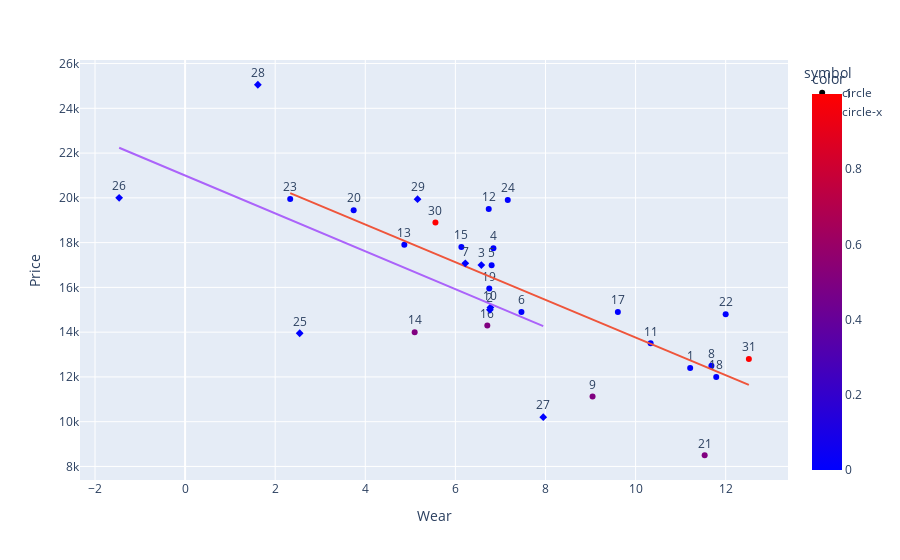

The cell this chart's notebook holds for it:
### Code cell
df = read_sheet()
df['symbol'] = df['Accident'].apply(lambda a:'circle-x' if a=='x' else 'circle')
df['color'] = df['Status'].apply(lambda s: 'None' if pd.isna(s) else s).map({'None': 1, 'NO': 0, 'SOLD': 0.5})
fig = px.scatter(df, x='Wear', y='Price', trendline='ols', height=500, hover_name='CarNo', hover_data=['Notes', 'Price', 'Mileage', 'Year'], 
          text='CarNo', symbol='symbol', color='color', color_continuous_scale=px.colors.sequential.Bluered
) #,  , color='CarNo'
#color_discrete_map = {'None': 'blue', 'NO': 'red', 'SOLD': 'gray'}
fig.update_traces(textposition='top center')

#range_color=[1, ]

#dir(px.colors.sequential)

### Figure 1 — Plotly figure (JSON) as saved in the notebook; plotly's stock layout.template omitted (floating-point values rounded to 4 significant figures)
{"data": [{"customdata": [["3 owners", 121588, 2013], ["1 owner", 111331, 2016], ["1 owner", 111033, 2016], [null, 116000, 2016], ["2 owners", 125123, 2013], ["4 owners, in KY", 82836, 2010], [null, 100000, 2011], ["2 owners", 110551, 2016], ["2 owners", 96500, 2016], ["SOLD", 83220, 2014], [null, 91000, 2014], [null, 110316, 2016], [null, 102047, 2012], [null, 118427, 2012], [null, 95640, 2014], [null, 65565, 2013], [null, 109000, 2011], [null, 120000, 2012], ["2 owners", 85000, 2017], [null, 106221, 2015], [null, 94178, 2015], [null, 116357, 2011]], "hovertemplate": "<b>%{hovertext}</b><br><br>symbol=circle<br>Wear=%{x}<br>Price=%{y}<br>CarNo=%{text}<br>Notes=%{customdata[0]}<br>Mileage=%{customdata[1]}<br>Year=%{customdata[2]}<br>color=%{marker.color}<extra></extra>", "hovertext": [1, 4, 5, 6, 8, 9, 11, 12, 13, 14, 15, 16, 17, 18, 19, 20, 21, 22, 23, 24, 30, 31], "legendgroup": "circle", "marker": {"color": [0, 0, 0, 0, 0, 0.5, 0, 0, 0, 0.5, 0, 0.5, 0, 0, 0, 0, 0.5, 0, 0, 0, 1, 1], "coloraxis": "coloraxis", "symbol": "circle"}, "mode": "markers+text", "name": "circle", "orientation": "v", "showlegend": true, "text": [1, 4, 5, 6, 8, 9, 11, 12, 13, 14, 15, 16, 17, 18, 19, 20, 21, 22, 23, 24, 30, 31], "textposition": "top center", "type": "scatter", "x": [11.21, 6.844, 6.804, 7.467, 11.68, 9.045, 10.33, 6.74, 4.867, 5.096, 6.133, 6.709, 9.606, 11.79, 6.752, 3.742, 11.53, 12, 2.333, 7.163, 5.557, 12.51], "xaxis": "x", "y": [12395, 17750, 16990, 14900, 12499, 11129, 13500, 19500, 17900, 14000, 17800, 14300, 14899, 11995, 15950, 19450, 8500, 14800, 19950, 19900, 18900, 12800], "yaxis": "y"}, {"hovertemplate": "<b>OLS trendline</b><br>Price = -841.837 * Wear + 22177.6<br>R<sup>2</sup>=0.599475<br><br>symbol=circle<br>Wear=%{x}<br>Price=%{y} <b>(trend)</b><extra></extra>", "legendgroup": "circle", "marker": {"symbol": "circle"}, "mode": "lines", "name": "circle", "showlegend": false, "textposition": "top center", "type": "scatter", "x": [2.333, 3.742, 4.867, 5.096, 5.557, 6.133, 6.709, 6.74, 6.752, 6.804, 6.844, 7.163, 7.467, 9.045, 9.606, 10.33, 11.21, 11.53, 11.68, 11.79, 12, 12.51], "xaxis": "x", "y": [20210.0, 19030.0, 18080.0, 17890.0, 17500.0, 17010.0, 16530.0, 16500.0, 16490.0, 16450.0, 16420.0, 16150.0, 15890.0, 14560.0, 14090.0, 13480.0, 12740.0, 12470.0, 12340.0, 12250.0, 12080.0, 11640.0], "yaxis": "y"}, {"customdata": [["1 accident, 3 owners", 95745, 2014], ["1 accident, 3 owners", 101820, 2015], ["1 accident, 2 owners", 91651, 2014], ["Rebuilt Title - 1 owner - reached out ... now response yet", 110830, 2016], ["Rebuilt title", 71578, 2015], ["Rebuilt title - 2 owners", 56521, 2017], [null, 89628, 2012], ["2 accidents, 1 owner", 87115, 2018], ["1 accident, 1 previous owner", 98700, 2016]], "hovertemplate": "<b>%{hovertext}</b><br><br>symbol=circle-x<br>Wear=%{x}<br>Price=%{y}<br>CarNo=%{text}<br>Notes=%{customdata[0]}<br>Mileage=%{customdata[1]}<br>Year=%{customdata[2]}<br>color=%{marker.color}<extra></extra>", "hovertext": [2, 3, 7, 10, 25, 26, 27, 28, 29], "legendgroup": "circle-x", "marker": {"color": [0, 0, 0, 0, 0, 0, 0, 0, 0], "coloraxis": "coloraxis", "symbol": "diamond"}, "mode": "markers+text", "name": "circle-x", "orientation": "v", "showlegend": true, "text": [2, 3, 7, 10, 25, 26, 27, 28, 29], "textposition": "top center", "type": "scatter", "x": [6.766, 6.576, 6.22, 6.777, 2.544, -1.464, 7.95, 1.615, 5.16], "xaxis": "x", "y": [14997, 16995, 17075, 15100, 13950, 20000, 10200, 25053, 19943], "yaxis": "y"}, {"hovertemplate": "<b>OLS trendline</b><br>Price = -846.586 * Wear + 20999.2<br>R<sup>2</sup>=0.380544<br><br>symbol=circle-x<br>Wear=%{x}<br>Price=%{y} <b>(trend)</b><extra></extra>", "legendgroup": "circle-x", "marker": {"symbol": "diamond"}, "mode": "lines", "name": "circle-x", "showlegend": false, "textposition": "top center", "type": "scatter", "x": [-1.464, 1.615, 2.544, 5.16, 6.22, 6.576, 6.766, 6.777, 7.95], "xaxis": "x", "y": [22240.0, 19630.0, 18850.0, 16630.0, 15730.0, 15430.0, 15270.0, 15260.0, 14270.0], "yaxis": "y"}], "layout": {"autosize": true, "coloraxis": {"colorbar": {"title": {"text": "color"}}, "colorscale": [[0, "rgb(0,0,255)"], [1, "rgb(255,0,0)"]]}, "legend": {"title": {"text": "symbol"}, "tracegroupgap": 0}, "margin": {"t": 60}, "xaxis": {"anchor": "y", "autorange": true, "domain": [0, 1], "range": [-2.312, 13.36], "title": {"text": "Wear"}, "type": "linear"}, "yaxis": {"anchor": "x", "autorange": true, "domain": [0, 1], "range": [7362.0, 26190.0], "title": {"text": "Price"}, "type": "linear"}}}
